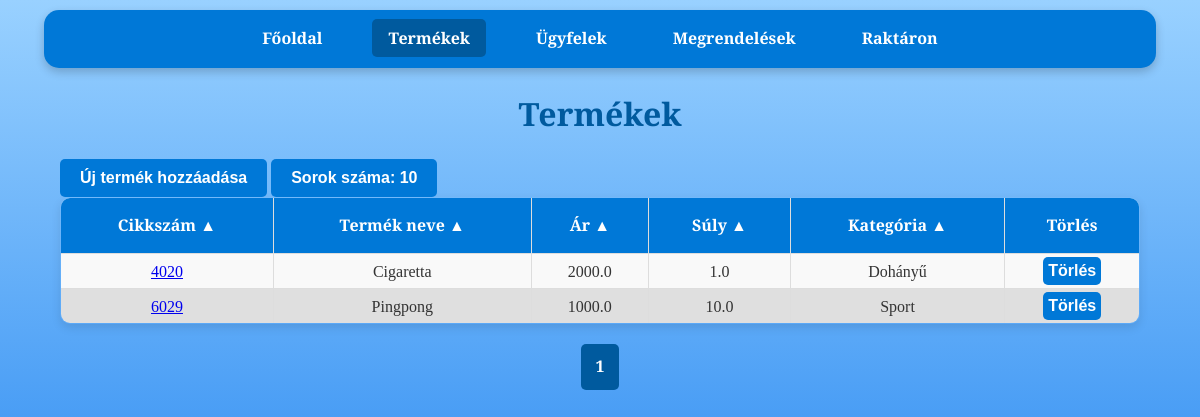
The page /products on the database as committed earlier.
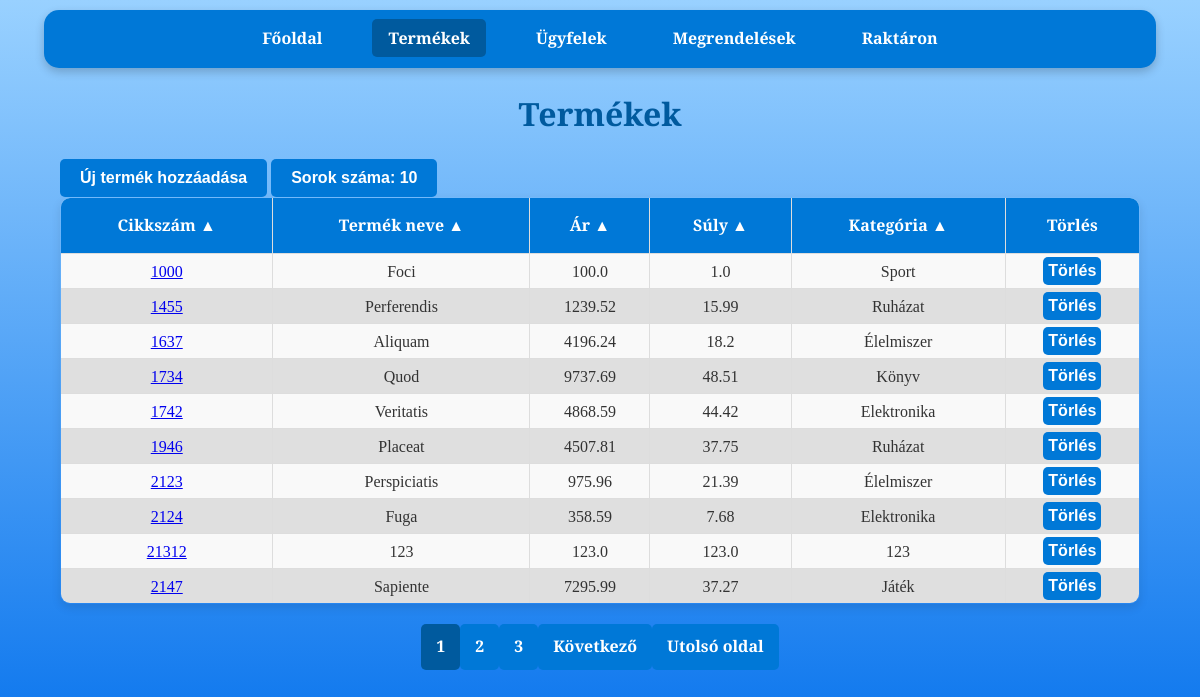
The same page on the database as committed later.
### tables this page shows
CREATE TABLE products (
                    id INTEGER PRIMARY KEY,
                    cikkszam TEXT UNIQUE,
                    egyseg_vonalkod INTEGER ,
                    gyujto_vonalkod INTEGER ,
                    nev TEXT,
                    ar REAL,
                    suly REAL,
                    kategoria TEXT);

### app.py (the view)
@app.route('/products')
def products():
    per_page = int(request.args.get('per_page', 10))  # Egy oldalon megjelenő elemek száma
    page = int(request.args.get('page', 1))  # Az aktuális oldal lekérése (alapértelmezett: 1)
    offset = (page - 1) * per_page  # Az eltolás számítása
    order_by = str(request.args.get('order_by', 'cikkszam'))
    desc = request.args.get('desc', 'false').lower() in ('true', '1')
    valid_columns = {'cikkszam', 'nev', 'ar', 'suly', 'kategoria'}
    if order_by not in valid_columns:
        raise ValueError("Invalid column name for ordering.") #Elkerüljük az SQL injection-t
    if desc:
        descending = 'DESC'
    if not desc:
        descending = ''
    conn = get_db_connection()
    products = conn.execute(
        f'SELECT * FROM products ORDER BY {order_by} {descending} LIMIT ? OFFSET ?', (per_page, offset)
    ).fetchall()
    total_products = conn.execute('SELECT COUNT(*) FROM products').fetchone()[0]
    conn.close()
    total_pages = (total_products + per_page - 1) // per_page  # Összes oldal száma
    start_page = max(1, page - 2)  # Az aktuális oldalhoz képest 2-vel hátrébb
    end_page = min(total_pages, page + 2)  # Az aktuális oldalhoz képest 2-vel előrébb
    query_params = {
        'page': page,
        'per_page': per_page,
        'order_by': order_by,
        'desc': desc
    }
    columns = [
        {"name": "cikkszam", "label": "Cikkszám"},
        {"name": "nev", "label": "Termék neve"},
        {"name": "ar", "label": "Ár"},
        {"name": "suly", "label": "Súly"},
        {"name": "kategoria", "label": "Kategória"}
    ]
    return render_template(
        'products.html',
        products=products,
        page=page,
        order_by=order_by,
        desc=desc,
        total_pages=total_pages,
        start_page=start_page,
        end_page=end_page,
        query_params=query_params,
        columns=columns
    )

### app.py (called while the page is built)
def get_db_connection():
    conn = sqlite3.connect('database.db')
    conn.row_factory = sqlite3.Row
    return conn

### templates/products.html (shortened to what this page needs)
<!DOCTYPE html>
<html lang="hu">
<head>
    <link rel="stylesheet" href="{{ url_for('static', filename='css/style.css') }}">
</head>
<body>
    <nav>
        <a href="{{ url_for('index') }}">Főoldal</a>
        <a class="disabled">Termékek</a>
        <a href="{{ url_for('customers') }}">Ügyfelek</a>
        <a href="{{ url_for('orders') }}">Megrendelések</a>
        <a href="{{ url_for('stock') }}">Raktáron</a>
    </nav>
    <h1>Termékek</h1>
    <div class="container">
        <a href="{{ url_for('add_product') }}" class="button-wrapper">
            <button>Új termék hozzáadása</button>
        </a>
        <div class="dropdown">
            <button class="dropbtn">Sorok száma: {{ query_params['per_page'] }}</button>
        </div>
        <table>
            <thead>
                <tr>
                    {% for column in columns %}
                    <th>
                        <a href="{{ url_for('products', **dict(query_params, order_by=column.name, desc=0 if query_params['order_by'] == column.name and query_params['desc'] else 1)) }}">
                            {{ column.label }} {{ '▼' if query_params['order_by'] == column.name and query_params['desc'] else '▲' }}
                        </a>
                    </th>
                    {% endfor %}
                    <th>Törlés</th>
                </tr>
            </thead>
            <tbody>
                {% for product in products %}
                <tr>
                    <td>
                        <a href="{{ url_for('product_details', cikkszam=product.cikkszam) }}">
                            {{ product.cikkszam }}
                        </a>
                    </td>
                    <td>
                        {{ product.nev }}
                    </td>
                    <td>{{ product.ar }}</td>
                    <td>{{ product.suly }}</td>
                    <td>{{ product.kategoria }}</td>
                    <td>
                        <form action="{{ url_for('delete_product', product_id=product.id) }}" method="post" >
                            <button type="submit">Törlés</button>
                        </form>
                    </td>
                </tr>
                {% endfor %}
            </tbody>
        </table>
    </div>
    <div class="pagination">
        {% for p in range(start_page, end_page + 1) %}
        <a href="{{ url_for('products', **dict(query_params, page=p)) }}" class="{% if p == page %}active{% endif %}">{{ p }}</a>
        {% endfor %}
        {% if page < total_pages %}
        <a href="{{ url_for('products', **dict(query_params, page=page+1)) }}">Következő</a>
        <a href="{{ url_for('products', **dict(query_params, page=total_pages)) }}">Utolsó oldal</a>
        {% endif %}
    </div>
</body>
</html>

### static/css/style.css (style rules this page uses)
body { font-family: 'Merriweather', serif; margin: 0; padding: 0; background: linear-gradient(to bottom, #99d1ff, #006eec); background-attachment: fixed; background-size: cover; color: #333; line-height: 1.6; }
body::before { content: ''; position: fixed; top: 0; left: 0; width: 100%; height: 100%; background-image: url('https://www.transparenttextures.com/patterns/cubes.png'); opacity: 0.4; z-index: -1; pointer-events: none; }
nav { background-color: #0078D7; color: #fff; padding: 1rem; margin: 10px auto; width: 90%; max-width: 1200px; border-radius: 15px; box-shadow: 0 4px 10px rgba(0, 0, 0, 0.2); text-align: center; }
nav a { color: white; text-decoration: none; margin: 0 15px; font-weight: bold; padding: 0.5rem 1rem; border-radius: 5px; transition: background-color 0.3s ease; }
nav a.disabled { background-color: #005a9e; }
h1 { text-align: center; margin: 20px 0; color: #005a9e; font-weight: 700; }
form { width: 90%; max-width: 600px; margin: 20px auto; background: white; padding: 20px; border-radius: 10px; box-shadow: 0 4px 10px rgba(0, 0, 0, 0.1); }
a.button-wrapper { display: inline-block; }
button { background-color: #0078D7; color: white; border: none; padding: 10px 20px; border-radius: 5px; font-weight: bold; cursor: pointer; font-size: 1rem; transition: background-color 0.3s ease; text-decoration: none; }
.container { width: 90%; margin: 20px auto; }
table { width: 100%; border-collapse: collapse; border-radius: 10px; overflow: hidden; box-shadow: 0 4px 10px rgba(0, 0, 0, 0.1); }
table, th, td { border: 1px solid #ddd; }
th { background-color: #0078D7; color: white; font-weight: bold; padding: 15px; }
th a { color: white; text-decoration: none; }
td { padding: 3px 10px; text-align: center; }
tr:nth-child(even) { background-color: #dfdfdf }
tr:nth-child(odd) { background-color: #f9f9f9 }
td form { width: 100%; margin: 0 0; background: transparent; text-align: center; padding: 0; border-radius: 10px; box-shadow: none; }
td form button { background-color: #0078D7; color: white; border: none; padding: 5px 5px; border-radius: 5px; font-weight: bold; cursor: pointer; font-size: 1rem; transition: background-color 0.3s ease; text-decoration: none; }
.pagination { display: flex; justify-content: center; align-items: center; margin: 20px 0; list-style-type: none; padding: 0; }
.pagination a { display: inline-block; padding: 10px 15px; text-decoration: none; background-color: #0078D7; color: white; font-weight: bold; border-radius: 5px; transition: background-color 0.3s ease; font-size: 1rem; }
.pagination a.active { background-color: #005a9e; cursor: default; }
.dropbtn { background-color: #0078D7; color: white; padding: 10px 20px; font-size: 16px; font-weight: bold; border: none; border-radius: 5px; cursor: pointer; transition: background-color 0.3s ease, box-shadow 0.3s ease; }
.dropdown { position: relative; display: inline-block; }

Rows that differ between the two databases and show on the page:
no longer on this page (row edited): products: cikkszam "4020", nev "Cigaretta", ar "2000.0", suly "1.0", kategoria "Dohányű"
removed products: cikkszam "6029", nev "Pingpong", ar "1000.0", suly "10.0", kategoria "Sport"
added products: cikkszam "1000", nev "Foci", ar "100.0", suly "1.0", kategoria "Sport"
added products: cikkszam "1455", nev "Perferendis", ar "1239.52", suly "15.99", kategoria "Ruházat"
added products: cikkszam "1637", nev "Aliquam", ar "4196.24", suly "18.2", kategoria "Élelmiszer"
added products: cikkszam "1734", nev "Quod", ar "9737.69", suly "48.51", kategoria "Könyv"
added products: cikkszam "1742", nev "Veritatis", ar "4868.59", suly "44.42", kategoria "Elektronika"
added products: cikkszam "1946", nev "Placeat", ar "4507.81", suly "37.75", kategoria "Ruházat"
added products: cikkszam "2123", nev "Perspiciatis", ar "975.96", suly "21.39", kategoria "Élelmiszer"
added products: cikkszam "2124", nev "Fuga", ar "358.59", suly "7.68", kategoria "Elektronika"
added products: cikkszam "21312", nev "123", ar "123.0", suly "123.0", kategoria "123"
added products: cikkszam "2147", nev "Sapiente", ar "7295.99", suly "37.27", kategoria "Játék"
Other text that changed with them:
new list line: "2"
new list line: "3"
text now shown: "Következő Utolsó oldal"
